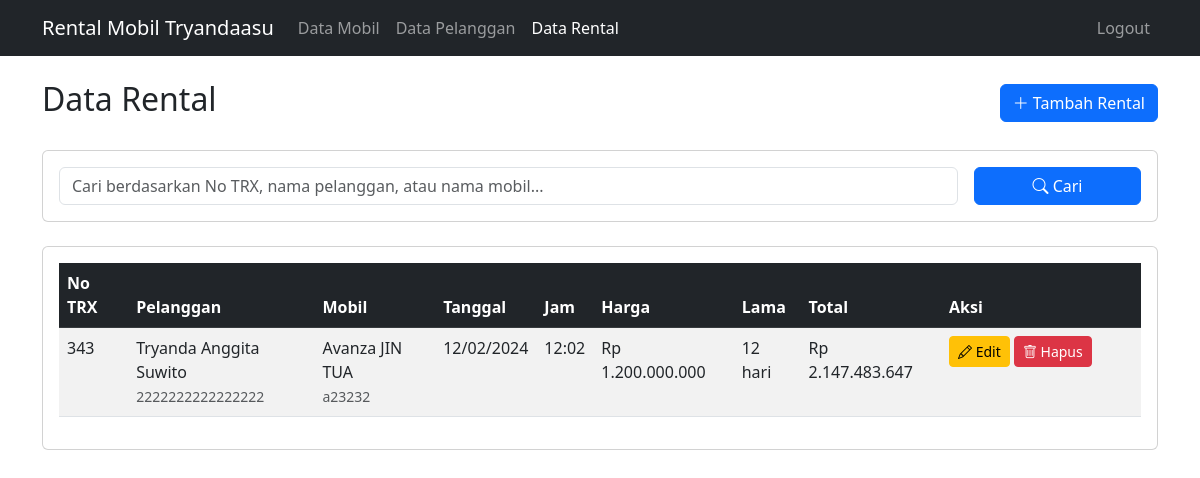
/rental.php (signed in), run on the app's committed database.
### tables this page shows
CREATE TABLE `tbl_rental_tryandaasu` (
  `no_trx_tryandaasu` varchar(20) NOT NULL,
  `nik_ktp_tryandaasu` varchar(16) DEFAULT NULL,
  `no_plat_tryandaasu` varchar(10) DEFAULT NULL,
  `tgl_rental_tryandaasu` date DEFAULT NULL,
  `jam_rental_tryandaasu` time DEFAULT NULL,
  `harga_tryandaasu` int(11) DEFAULT NULL,
  `lama_tryandaasu` int(11) DEFAULT NULL,
  `total_bayar_tryandaasu` int(11) DEFAULT NULL
);

CREATE TABLE `tbl_pelanggan_tryandaasu` (
  `nik_ktp_tryandaasu` varchar(16) NOT NULL,
  `nama_tryandaasu` varchar(35) DEFAULT NULL,
  `no_hp_tryandaasu` varchar(15) DEFAULT NULL,
  `alamat_tryandaasu` varchar(45) DEFAULT NULL
);

CREATE TABLE `tbl_mobil_tryandaasu` (
  `no_plat_tryandaasu` varchar(10) NOT NULL,
  `nama_mobil_tryandaasu` varchar(25) DEFAULT NULL,
  `brand_mobil_tryandaasu` varchar(25) DEFAULT NULL,
  `tipe_transmisi_tryandaasu` varchar(10) DEFAULT NULL
);

### rental.php (the view, shortened to what this page needs)
<?php
require_once 'koneksi.php';
$search = isset($_GET['search']) ? $conn->real_escape_string($_GET['search']) : '';
$query = "SELECT r.*, p.nama_tryandaasu, m.nama_mobil_tryandaasu
          FROM tbl_rental_tryandaasu r
          LEFT JOIN tbl_pelanggan_tryandaasu p ON r.nik_ktp_tryandaasu = p.nik_ktp_tryandaasu
          LEFT JOIN tbl_mobil_tryandaasu m ON r.no_plat_tryandaasu = m.no_plat_tryandaasu";
$query .= " ORDER BY r.tgl_rental_tryandaasu DESC, r.jam_rental_tryandaasu DESC";
$result = $conn->query($query);
?>
<!DOCTYPE html>
<html lang="en">
<head>
    <link href="https://cdn.jsdelivr.net/npm/bootstrap@5.3.0/dist/css/bootstrap.min.css" rel="stylesheet">
    <link href="https://cdn.jsdelivr.net/npm/sweetalert2@11.0.19/dist/sweetalert2.min.css" rel="stylesheet">
    <link rel="stylesheet" href="https://cdn.jsdelivr.net/npm/bootstrap-icons@1.7.2/font/bootstrap-icons.css">
</head>
<body>
    <nav class="navbar navbar-expand-lg navbar-dark bg-dark">
        <div class="container">
            <a class="navbar-brand" href="index.php">Rental Mobil Tryandaasu</a>
            <div class="collapse navbar-collapse" id="navbarNav">
                <ul class="navbar-nav me-auto">
                    <li class="nav-item">
                        <a class="nav-link" href="mobil.php">Data Mobil</a>
                    </li>
                    <li class="nav-item">
                        <a class="nav-link" href="pelanggan.php">Data Pelanggan</a>
                    </li>
                    <li class="nav-item">
                        <a class="nav-link active" href="rental.php">Data Rental</a>
                    </li>
                </ul>
                <ul class="navbar-nav">
                    <li class="nav-item">
                        <a class="nav-link" href="logout.php">Logout</a>
                    </li>
                </ul>
            </div>
        </div>
    </nav>
    <div class="container mt-4">
        <div class="d-flex justify-content-between align-items-center mb-4">
            <h2>Data Rental</h2>
            <a href="tambah_rental.php" class="btn btn-primary">
                <i class="bi bi-plus-lg"></i> Tambah Rental
            </a>
        </div>
        <div class="card mb-4">
            <div class="card-body">
                <form method="GET" class="row g-3">
                    <div class="col-md-10">
                        <input type="text" class="form-control" name="search" placeholder="Cari berdasarkan No TRX, nama pelanggan, atau nama mobil..." value="<?php echo $search; ?>">
                    </div>
                    <div class="col-md-2">
                        <button type="submit" class="btn btn-primary w-100">
                            <i class="bi bi-search"></i> Cari
                        </button>
                    </div>
                </form>
            </div>
        </div>
        <div class="card">
            <div class="card-body">
                <div class="table-responsive">
                    <table class="table table-striped table-hover">
                        <thead class="table-dark">
                            <tr>
                                <th>No TRX</th>
                                <th>Pelanggan</th>
                                <th>Mobil</th>
                                <th>Tanggal</th>
                                <th>Jam</th>
                                <th>Harga</th>
                                <th>Lama</th>
                                <th>Total</th>
                                <th width="200">Aksi</th>
                            </tr>
                        </thead>
                        <tbody>
                            <?php if ($result->num_rows > 0): ?>
                                <?php while ($row = $result->fetch_assoc()): ?>
                                    <tr>
                                        <td><?php echo htmlspecialchars($row['no_trx_tryandaasu']); ?></td>
                                        <td>
                                            <?php echo htmlspecialchars($row['nama_tryandaasu']); ?><br>
                                            <small class="text-muted"><?php echo htmlspecialchars($row['nik_ktp_tryandaasu']); ?></small>
                                        </td>
                                        <td>
                                            <?php echo htmlspecialchars($row['nama_mobil_tryandaasu']); ?><br>
                                            <small class="text-muted"><?php echo htmlspecialchars($row['no_plat_tryandaasu']); ?></small>
                                        </td>
                                        <td><?php echo date('d/m/Y', strtotime($row['tgl_rental_tryandaasu'])); ?></td>
                                        <td><?php echo date('H:i', strtotime($row['jam_rental_tryandaasu'])); ?></td>
                                        <td>Rp <?php echo number_format($row['harga_tryandaasu'], 0, ',', '.'); ?></td>
                                        <td><?php echo $row['lama_tryandaasu']; ?> hari</td>
                                        <td>Rp <?php echo number_format($row['total_bayar_tryandaasu'], 0, ',', '.'); ?></td>
                                        <td>
                                            <a href="edit_rental.php?id=<?php echo $row['no_trx_tryandaasu']; ?>" class="btn btn-warning btn-sm">
                                                <i class="bi bi-pencil"></i> Edit
                                            </a>
                                            <button onclick="confirmDelete('<?php echo $row['no_trx_tryandaasu']; ?>')" class="btn btn-danger btn-sm">
                                                <i class="bi bi-trash"></i> Hapus
                                            </button>
                                        </td>
                                    </tr>
                                <?php endwhile; ?>
                            <?php else: ?>
                                <tr>
                                    <td colspan="9" class="text-center">Tidak ada data rental</td>
                                </tr>
                            <?php endif; ?>
                        </tbody>
                    </table>
                </div>
            </div>
        </div>
    </div>
</body>
</html>

### data on the page
tbl_rental_tryandaasu: no_trx_tryandaasu "343", nik_ktp_tryandaasu.nama_tryandaasu "Tryanda Anggita Suwito", nik_ktp_tryandaasu "2222222222222222", no_plat_tryandaasu.nama_mobil_tryandaasu "Avanza JIN TUA", no_plat_tryandaasu "a23232", tgl_rental_tryandaasu "12/02/2024", jam_rental_tryandaasu "12:02", harga_tryandaasu "1.200.000.000", lama_tryandaasu "12", total_bayar_tryandaasu "2.147.483.647"
